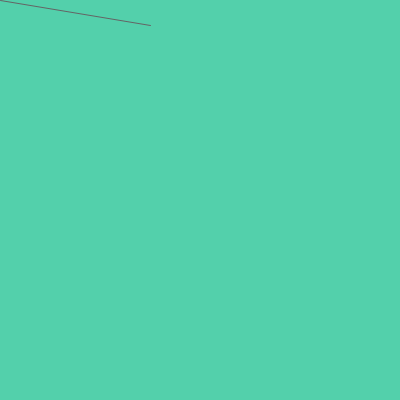
Frame 1 (no input)
Frame 60 (the mouse pressed at the canvas centre just before this capture): identical to frame 1, image omitted
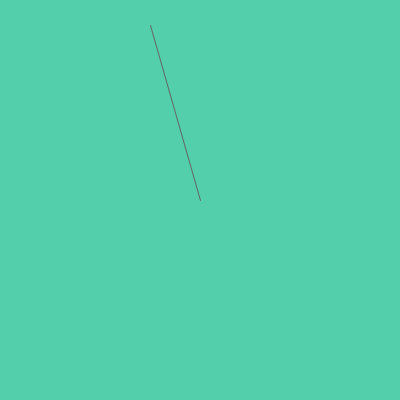
Frame 120 (the mouse held since frame 60 and released just before this capture)

The Processing sketch that drew these frames (run headless with seeded random() and noise(); from frame 60 on, the mouse is pressed at the canvas centre):

// Processing sketch: hellomouse
// ── hellomouse.pde
void setup() {
  size(400, 400);
  stroke(100);
}
void draw() {
  background(83, 208, 171);
  line(150, 25, mouseX, mouseY);
}
